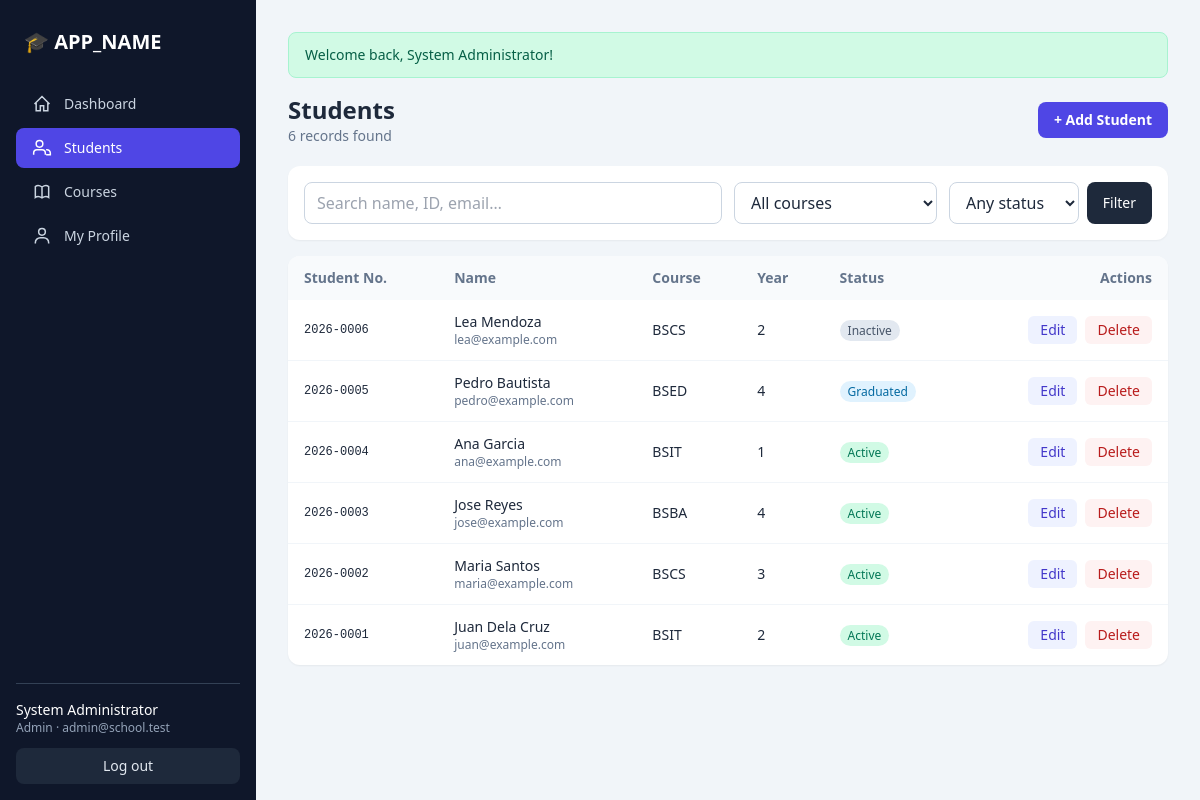
/students.php (signed in), run on the app's committed database.
### tables this page shows
CREATE TABLE IF NOT EXISTS students (
  id INT UNSIGNED AUTO_INCREMENT PRIMARY KEY,
  user_id INT UNSIGNED DEFAULT NULL,
  student_no VARCHAR(20) NOT NULL UNIQUE,
  first_name VARCHAR(60) NOT NULL,
  last_name VARCHAR(60) NOT NULL,
  email VARCHAR(150) NOT NULL UNIQUE,
  phone VARCHAR(20) DEFAULT NULL,
  birthdate DATE DEFAULT NULL,
  gender ENUM('Male','Female','Other') DEFAULT NULL,
  address VARCHAR(255) DEFAULT NULL,
  course_id INT UNSIGNED NOT NULL,
  year_level TINYINT UNSIGNED NOT NULL DEFAULT 1,
  status ENUM('active','inactive','graduated') NOT NULL DEFAULT 'active',
  created_at TIMESTAMP DEFAULT CURRENT_TIMESTAMP,
  CONSTRAINT fk_student_user  FOREIGN KEY (user_id)  REFERENCES users(id)   ON DELETE SET NULL,
  CONSTRAINT fk_student_course FOREIGN KEY (course_id) REFERENCES courses(id) ON DELETE RESTRICT
);

CREATE TABLE IF NOT EXISTS courses (
  id INT UNSIGNED AUTO_INCREMENT PRIMARY KEY,
  code VARCHAR(20) NOT NULL UNIQUE,
  name VARCHAR(150) NOT NULL,
  description VARCHAR(255) DEFAULT NULL,
  created_at TIMESTAMP DEFAULT CURRENT_TIMESTAMP
);

### includes/functions.php (called while the page is built, shortened)
<?php
function e($v): string { return htmlspecialchars((string)$v, ENT_QUOTES, 'UTF-8'); }
function pull_flash(): ?array { $f = $_SESSION['flash'] ?? null; unset($_SESSION['flash']); return $f; }
function user(): ?array { return $_SESSION['user'] ?? null; }
function is_admin(): bool { return (user()['role'] ?? '') === 'admin'; }

### students.php (the view, shortened to what this page needs)
<?php
require_once __DIR__ . '/includes/functions.php';
$pdo = db();
$q = trim($_GET['q'] ?? '');
$status = $_GET['status'] ?? '';
$courseF = (int)($_GET['course'] ?? 0);
$page = max(1, (int)($_GET['page'] ?? 1));
$perPage = 8;
$where = []; $params = [];
$sqlWhere = $where ? 'WHERE ' . implode(' AND ', $where) : '';
$cnt = $pdo->prepare("SELECT COUNT(*) FROM students s $sqlWhere");
$cnt->execute($params);
$total = (int)$cnt->fetchColumn();
$pages = max(1, (int)ceil($total / $perPage));
$page = min($page, $pages);
$offset = ($page - 1) * $perPage;
$st = $pdo->prepare("SELECT s.*, c.code FROM students s JOIN courses c ON c.id = s.course_id $sqlWhere ORDER BY s.id DESC LIMIT $perPage OFFSET $offset");
$st->execute($params);
$students = $st->fetchAll();
$courses = courses_all();
$badge = ['active' => 'bg-emerald-100 text-emerald-700', 'inactive' => 'bg-slate-200 text-slate-600', 'graduated' => 'bg-sky-100 text-sky-700'];
include __DIR__ . '/includes/header.php';
?>
<div class="flex flex-wrap items-center justify-between gap-3 mb-5">
  <div><h1 class="text-2xl font-bold">Students</h1><p class="text-slate-500 text-sm"><?= $total ?> record<?= $total === 1 ? '' : 's' ?> found</p></div>
  <a href="student_form.php" class="bg-indigo-600 hover:bg-indigo-700 text-white px-4 py-2 rounded-lg text-sm font-semibold">+ Add Student</a>
</div>
<form method="get" class="bg-white rounded-xl shadow-sm p-4 mb-4 grid sm:grid-cols-2 lg:grid-cols-4 gap-3">
  <input name="q" value="<?= e($q) ?>" placeholder="Search name, ID, email…" class="<?= INPUT_CLASS ?> lg:col-span-2">
  <select name="course" class="<?= INPUT_CLASS ?>"><option value="">All courses</option>
    <?php foreach ($courses as $c): ?><option value="<?= $c['id'] ?>" <?= $courseF === (int)$c['id'] ? 'selected' : '' ?>><?= e($c['code']) ?></option><?php endforeach; ?></select>
  <div class="flex gap-2">
    <select name="status" class="<?= INPUT_CLASS ?>"><option value="">Any status</option>
      <?php foreach (['active', 'inactive', 'graduated'] as $s): ?><option value="<?= $s ?>" <?= $status === $s ? 'selected' : '' ?>><?= ucfirst($s) ?></option><?php endforeach; ?></select>
    <button class="bg-slate-800 text-white px-4 rounded-lg text-sm">Filter</button>
  </div>
</form>
<div class="bg-white rounded-xl shadow-sm overflow-x-auto">
  <table class="w-full text-sm min-w-[720px]">
    <thead class="bg-slate-50 text-slate-500 text-left">
      <tr><th class="px-4 py-3">Student No.</th><th class="px-4 py-3">Name</th><th class="px-4 py-3">Course</th><th class="px-4 py-3">Year</th><th class="px-4 py-3">Status</th><th class="px-4 py-3 text-right">Actions</th></tr>
    </thead>
    <tbody class="divide-y divide-slate-100">
    <?php foreach ($students as $s): ?>
      <tr class="hover:bg-slate-50">
        <td class="px-4 py-3 font-mono text-xs"><?= e($s['student_no']) ?></td>
        <td class="px-4 py-3"><div class="font-medium"><?= e($s['first_name'] . ' ' . $s['last_name']) ?></div><div class="text-xs text-slate-500"><?= e($s['email']) ?></div></td>
        <td class="px-4 py-3"><?= e($s['code']) ?></td>
        <td class="px-4 py-3"><?= (int)$s['year_level'] ?></td>
        <td class="px-4 py-3"><span class="px-2 py-0.5 rounded-full text-xs font-medium <?= $badge[$s['status']] ?>"><?= e(ucfirst($s['status'])) ?></span></td>
        <td class="px-4 py-3">
          <div class="flex justify-end gap-2">
            <a href="student_form.php?id=<?= $s['id'] ?>" class="px-3 py-1 rounded-md bg-indigo-50 text-indigo-700 hover:bg-indigo-100">Edit</a>
            <form method="post" data-confirm="Delete <?= e($s['first_name']) ?>? This cannot be undone.">
              <button class="px-3 py-1 rounded-md bg-red-50 text-red-700 hover:bg-red-100">Delete</button>
            </form>
          </div>
        </td>
      </tr>
    <?php endforeach; ?>
    </tbody>
  </table>
</div>
<?php include __DIR__ . '/includes/footer.php'; ?>

### includes/header.php (shortened to what this page needs)
<?php
require_once __DIR__ . '/functions.php';
$u = user();
$currentPage = basename($_SERVER['PHP_SELF']);
$flash = pull_flash();
function nav_item(string $href, string $label, string $svg, string $page): string {
    $active = $page === $href ? 'bg-indigo-600 text-white' : 'text-slate-300 hover:bg-slate-800 hover:text-white';
    return '<a href="' . $href . '" class="flex items-center gap-3 px-4 py-2.5 rounded-lg text-sm font-medium transition ' . $active . '">'
         . '<svg class="w-5 h-5" fill="none" stroke="currentColor" stroke-width="1.8" viewBox="0 0 24 24">' . $svg . '</svg>' . $label . '</a>';
}
?>
<!DOCTYPE html>
<html lang="en">
<head>
<script src="https://cdn.tailwindcss.com"></script>
</head>
<body class="bg-slate-100 text-slate-800 min-h-screen">
<?php if (!empty($authPage)): ?>
<main class="min-h-screen flex items-center justify-center p-4 bg-gradient-to-br from-indigo-700 via-indigo-600 to-sky-500">
<?php else: ?>
<div class="lg:flex min-h-screen">
  <aside id="sidebar" class="hidden lg:flex flex-col w-full lg:w-64 bg-slate-900 lg:min-h-screen lg:sticky lg:top-0 lg:h-screen p-4 z-20">
    <div class="hidden lg:block text-white text-xl font-bold px-2 py-3 mb-4">🎓 <?= e(APP_NAME) ?></div>
    <nav class="space-y-1 flex-1">
      <?= nav_item('dashboard.php', 'Dashboard', '<path d="M3 12l9-9 9 9M5 10v10h5v-6h4v6h5V10"/>', $currentPage) ?>
      <?php if (is_admin()): ?>
        <?= nav_item('students.php', 'Students', '<path d="M17 20h5v-2a4 4 0 00-5-3.9M9 11a4 4 0 100-8 4 4 0 000 8zm-7 9v-2a4 4 0 014-4h6a4 4 0 014 4v2"/>', $currentPage) ?>
        <?= nav_item('courses.php', 'Courses', '<path d="M12 6v12M4 5.5C6 4 9 4 12 6c3-2 6-2 8-.5v13c-2-1.5-5-1.5-8 .5-3-2-6-2-8-.5z"/>', $currentPage) ?>
      <?php endif; ?>
      <?= nav_item('profile.php', 'My Profile', '<path d="M16 7a4 4 0 11-8 0 4 4 0 018 0zM4 21v-1a6 6 0 016-6h4a6 6 0 016 6v1"/>', $currentPage) ?>
    </nav>
    <div class="border-t border-slate-700 pt-4 mt-4 text-sm">
      <div class="text-white font-medium truncate"><?= e($u['name']) ?></div>
      <div class="text-slate-400 text-xs mb-3 truncate"><?= e(ucfirst($u['role'])) ?> · <?= e($u['email']) ?></div>
      <a href="logout.php" class="block text-center bg-slate-800 hover:bg-red-600 text-slate-200 hover:text-white rounded-lg py-2 transition">Log out</a>
    </div>
  </aside>
  <main class="flex-1 p-4 sm:p-6 lg:p-8 min-w-0">
<?php endif; ?>
<?php if ($flash): ?>
  <div class="mb-4 rounded-lg px-4 py-3 text-sm font-medium <?= $flash['type'] === 'error' ? 'bg-red-100 text-red-800 border border-red-200' : 'bg-emerald-100 text-emerald-800 border border-emerald-200' ?>" role="alert">
    <?= e($flash['msg']) ?>
  </div>
<?php endif; ?>

### includes/footer.php (shortened to what this page needs)
<?php if (!empty($authPage)): ?>
</main>
<?php else: ?>
  </main>
</div>
<?php endif; ?>
</body>
</html>

### data on the page
students: student_no "2026-0006", first_name+last_name "Lea Mendoza", email "lea@example.com", course.code "BSCS", year_level "2", status "Inactive"
students: student_no "2026-0005", first_name+last_name "Pedro Bautista", email "pedro@example.com", course.code "BSED", year_level "4", status "Graduated"
students: student_no "2026-0004", first_name+last_name "Ana Garcia", email "ana@example.com", course.code "BSIT", year_level "1", status "Active"
students: student_no "2026-0003", first_name+last_name "Jose Reyes", email "jose@example.com", course.code "BSBA", year_level "4", status "Active"
students: student_no "2026-0002", first_name+last_name "Maria Santos", email "maria@example.com", course.code "BSCS", year_level "3", status "Active"
students: student_no "2026-0001", first_name+last_name "Juan Dela Cruz", email "juan@example.com", course.code "BSIT", year_level "2", status "Active"

### other printed values
APP_NAME "APP_NAME"
$label "Dashboard Students Courses My Profile"
$u['name'] "System Administrator"
$u['role'] "Admin"
$u['email'] "admin@school.test"
$flash['msg'] "Welcome back, System Administrator!"
$total "6"
